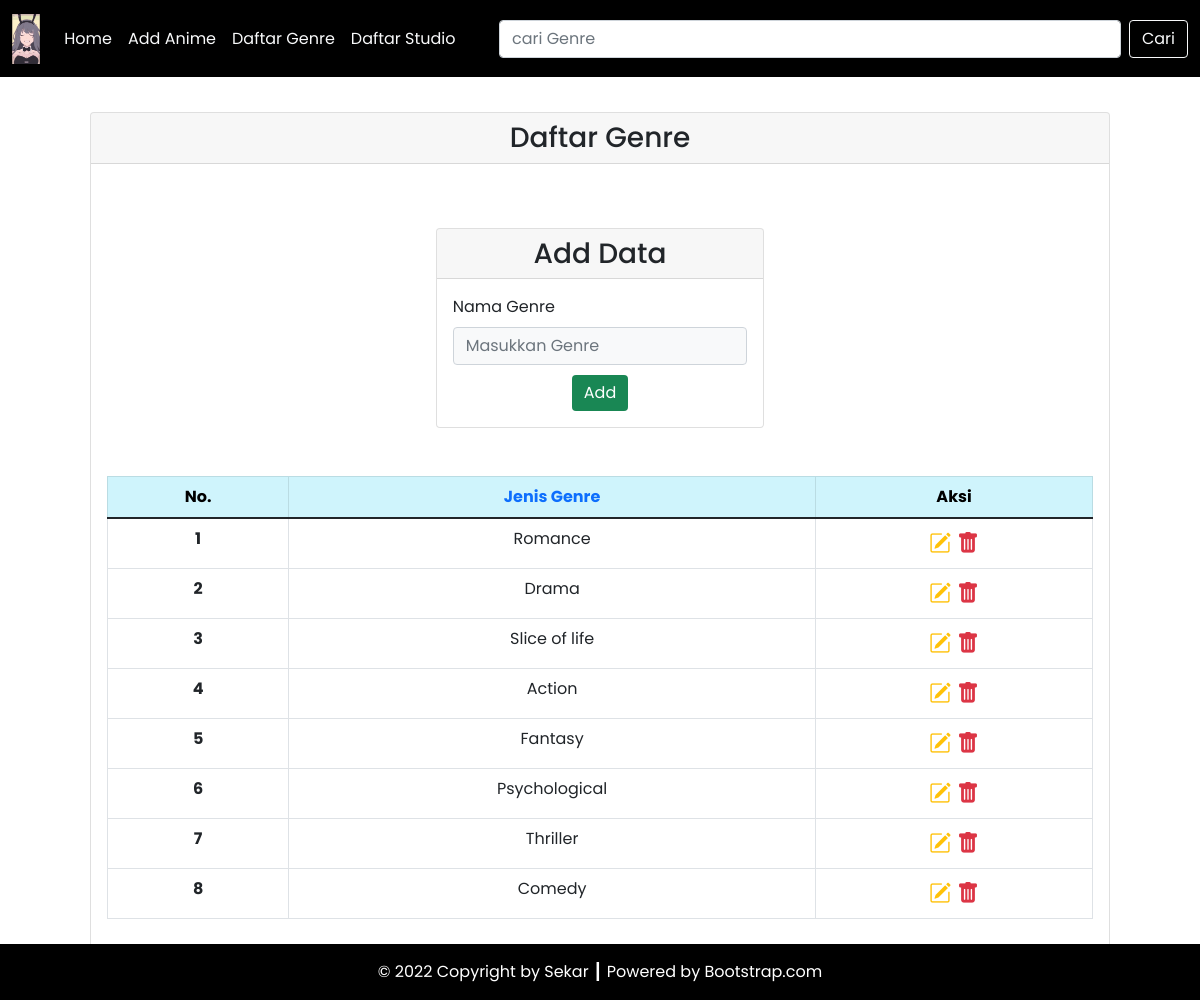
Page /Program/genre.php on the committed database.
### tables this page shows
CREATE TABLE `genre` (
  `genre_id` int(11) NOT NULL,
  `jenis_genre` varchar(100) NOT NULL
);

### Program/config/db.php (called while the page is built)
<?php
$DB_HOST = "localhost";
$DB_USERNAME = "root";
$DB_PASSWORD = "";
$DB_NAME = "db_anime";

### Program/classes/DB.php (called while the page is built, shortened)
<?php
class DB
{
    private $hostname;
    private $username;
    private $password;
    private $dbname;
    private $conn;
    private $result;
    function __construct($hostname, $username, $password, $dbname)
    {
        $this->hostname = $hostname;
        $this->username = $username;
        $this->password = $password;
        $this->dbname = $dbname;
    }
    function open()
    {
        $this->conn = mysqli_connect($this->hostname, $this->username, $this->password, $this->dbname);
    }
    function execute($query)
    {
        $this->result = mysqli_query($this->conn, $query);
    }
    function getResult()
    {
        return mysqli_fetch_array($this->result);
    }
}

### Program/classes/Genre.php (called while the page is built, shortened)
<?php
class Genre extends DB
{
    function getFilterGenres($filter = '', $sortBy = 'genre_id', $sortOrder = 'ASC') {
        $query = "SELECT * FROM genre";
        $query .= " ORDER BY " . $sortBy . " " . $sortOrder;
        return $this->execute($query);
    }
}

### Program/genre.php (the view, shortened to what this page needs)
<?php
include('config/db.php');
include('classes/DB.php');
include('classes/Genre.php');
$genre = new Genre($DB_HOST, $DB_USERNAME, $DB_PASSWORD, $DB_NAME);
$genre->open();
$genre->getGenre();
$filtered = 0;
if (isset($_POST['btn-cari'])) {
    $genre->searchGenre($_POST['cari']);
    $filtered = 1;
}
else{
    $genre->getGenre();
}
if($filtered == 0){
    $sortBy = isset($_GET['sort']) ? $_GET['sort'] : 'genre_id';
    $sortOrder = isset($_GET['order']) ? $_GET['order'] : 'ASC';
    $genre->getFilterGenres($filter, $sortBy, $sortOrder);
}
$header = '<tr>
<th scope="row">No.</a></th>
<th scope="row"><a style="text-decoration: none;" href="genre.php?sort=jenis_genre&order=' . ($sortBy == 'jenis_genre' && $sortOrder == 'ASC' ? 'DESC' : 'ASC') . '">Jenis Genre</a></th>
<th scope="row">Aksi</th>
</tr>';
$data = null;
$no = 1;
while ($div = $genre->getResult()) {
    $data .= '<tr>
    <th scope="row">' . $no . '</th>
    <td>' . $div['jenis_genre'] . '</td>
    <td style="font-size: 22px;">
        <a href="genre.php?id=' . $div['genre_id'] . '" title="Edit Data"><i class="bi bi-pencil-square text-warning"></i></a>&nbsp;<a href="genre.php?hapus=' . $div['genre_id'] . '" title="Delete Data"><i class="bi bi-trash-fill text-danger"></i></a>
        </td>
    </tr>';
    $no++;
}

### rows in the picture
genre: jenis_genre "Romance"
genre: jenis_genre "Drama"
genre: jenis_genre "Slice of life"
genre: jenis_genre "Action"
genre: jenis_genre "Fantasy"
genre: jenis_genre "Psychological"
genre: jenis_genre "Thriller"
genre: jenis_genre "Comedy"
